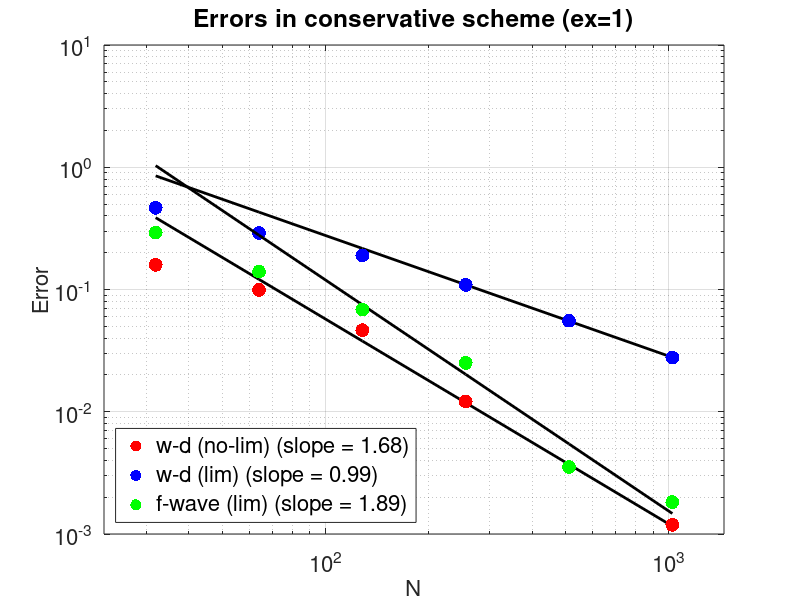

This chart was generated by the following MATLAB code:
function plot_error(ex,n)

close all;

if (nargin == 0)
    ex = 1;
    n = 1;
end

% Using wave-decomposition approach (no limiters)
qerr = cell(7,5);

% u(x) = cos(2*pi*x)
qerr{1,1} = [32   1.5912e-01   4.1814e-01   1.4841e+00
   64   9.9424e-02   3.7146e-01   1.7177e+00
  128   4.6475e-02   2.2194e-01   1.4135e+00
  256   1.2133e-02   6.9347e-02   6.5336e-01
  512   3.5412e-03   1.9011e-02   2.0626e-01
 1024   1.1881e-03   5.3847e-03   5.4493e-02];

qerr{1,2} = [32   4.6568e-01   1.4373e+00   6.9858e+00
  64   2.8923e-01   1.2635e+00   7.2547e+00
 128   1.8978e-01   1.0750e+00   9.8899e+00
 256   1.0903e-01   8.4040e-01   1.1862e+01
 512   5.5548e-02   6.0228e-01   1.2282e+01
1024   2.7773e-02   4.2619e-01   1.2328e+01]; 

qerr{1,3} = [32   2.9178e-01   1.1711e+00   6.0072e+00
   64   1.3997e-01   7.4514e-01   4.3342e+00
  128   6.8514e-02   4.0987e-01   3.9477e+00
  256   2.5097e-02   1.7597e-01   2.4684e+00
  512   3.5412e-03   1.9011e-02   2.0626e-01
 1024   1.8254e-03   1.1264e-02   2.3070e-01];


% u(x) = cos(2*pi*x) + 1

qerr{2,1} =[32   1.8009e-01   4.7518e-01   2.0792e+00
   64   6.3383e-02   2.4100e-01   1.4229e+00
  128   1.9258e-02   7.8394e-02   4.7784e-01
  256   5.1323e-03   2.1607e-02   1.5401e-01
  512   1.5520e-03   6.0791e-03   4.0763e-02
 1024   6.8544e-04   2.3465e-03   1.5291e-02];

qerr{2,2} = [32   1.8524e-01   4.7071e-01   1.7192e+00
   64   9.2308e-02   3.0194e-01   1.4694e+00
  128   3.1187e-02   1.2470e-01   9.0700e-01
  256   9.8048e-03   4.4727e-02   4.0692e-01
  512   2.8553e-03   1.4297e-02   1.6208e-01
 1024   9.5918e-04   4.4519e-03   6.1335e-02];

qerr{2,3} = [32   1.3407e-01   3.3212e-01   1.1358e+00
   64   7.4384e-02   2.4447e-01   1.2958e+00
  128   2.5883e-02   1.0377e-01   8.2012e-01
  256   8.1702e-03   4.0644e-02   3.7039e-01
  512   2.7002e-03   1.4005e-02   1.5318e-01
 1024   9.9136e-04   4.4793e-03   5.9818e-02
];

% u(x) = cos(2*pi*x) + 2
qerr{3,1} = [32   3.9439e-02   5.8435e-02   1.7026e-01   6.3268e-01   1.7393e+00
   64   9.8473e-03   1.5017e-02   4.5871e-02   6.2853e-01   1.6408e+00
  128   2.3975e-03   3.6084e-03   1.0442e-02   6.2706e-01   1.6050e+00
  256   6.1827e-04   9.2513e-04   2.6738e-03   6.2668e-01   1.5980e+00
  512   2.3071e-04   3.1341e-04   8.7267e-04   6.2659e-01   1.5965e+00
 1024   1.8877e-04   2.1254e-04   4.3359e-04   6.2657e-01   1.5961e+00];

qerr{3,2} = [32   3.6187e-02   4.8738e-02   1.2630e-01   6.4039e-01   1.6404e+00
   64   1.2200e-02   1.9247e-02   5.9150e-02   6.2930e-01   1.6287e+00
  128   3.9896e-03   7.2108e-03   2.6202e-02   6.2712e-01   1.6055e+00
  256   1.2112e-03   2.4075e-03   1.0975e-02   6.2669e-01   1.5968e+00
  512   4.4261e-04   7.9112e-04   4.4130e-03   6.2659e-01   1.5962e+00
 1024   2.4636e-04   3.1358e-04   1.6584e-03   6.2657e-01   1.5960e+00];

qerr{3,3} = [32   3.5321e-02   4.7696e-02   1.2340e-01   6.3852e-01   1.6421e+00
   64   1.1929e-02   1.9038e-02   5.8247e-02   6.2885e-01   1.6292e+00
  128   4.0060e-03   7.2646e-03   2.5964e-02   6.2706e-01   1.6059e+00
  256   1.2364e-03   2.4170e-03   1.0919e-02   6.2668e-01   1.5972e+00
  512   4.4207e-04   7.9437e-04   4.3987e-03   6.2659e-01   1.5964e+00
 1024   2.4627e-04   3.1426e-04   1.6546e-03   6.2657e-01   1.5961e+00];

% u(x) = 0.2*sin(2*pi*x).*sin(16*pi*x);

qerr{4,1} = [32   8.6657e-01   1.1572e+00   2.1867e+00  -3.5953e-01   2.3842e+00 
   64   6.4393e-01   1.3197e+00   3.8671e+00  -4.8052e-01   4.3651e+00
  128   4.5013e-01   1.3910e+00   6.5626e+00  -7.1903e-01   8.3629e+00
  256   2.3681e-01   1.1248e+00   8.7730e+00  -3.6552e-02   1.5067e+01
  512   9.8045e-02   5.1671e-01   6.1422e+00   1.7950e-02   2.4706e+01
 1024   4.8410e-02   3.6915e-01   4.2991e+00   1.7936e-02   3.5966e+01];

qerr{4,2} = [32   1.1205e+00   1.3962e+00   3.2763e+00  -1.0952e+00   3.5089e+00
   64   8.4698e-01   1.5558e+00   5.9012e+00  -9.2472e-01   6.4031e+00
  128   5.8595e-01   1.7014e+00   1.0521e+01  -9.2328e-01   1.2321e+01
  256   3.9611e-01   1.6696e+00   1.5567e+01  -9.2155e-01   2.1861e+01
  512   2.6775e-01   1.4609e+00   1.7709e+01  -9.2094e-01   3.6272e+01
 1024   1.6185e-01   1.2428e+00   1.6532e+01  -9.2064e-01   5.4570e+01];

qerr{4,3} = [32   1.0103e+00   1.2556e+00   3.0171e+00  -9.1147e-01   3.2497e+00
   64   6.1378e-01   1.4920e+00   6.0794e+00  -1.0220e-01   6.5686e+00
  128   3.9726e-01   1.6103e+00   1.0404e+01  -4.0730e-03   1.2204e+01
  256   2.5334e-01   1.5112e+00   1.5048e+01   1.5042e-02   2.1342e+01
  512   1.5760e-01   1.1407e+00   1.6018e+01   1.7336e-02   3.4581e+01
 1024   7.4513e-02   7.2387e-01   1.1242e+01   1.7796e-02   4.9281e+01];


% u(x) = 0.1*sin(2*pi*x).*sin(16*pi*x);
qerr{5,1} = [64   2.3588e-01   5.0014e-01   1.7770e+00   7.1382e-02   3.5692e+00
  128   9.0054e-02   2.1206e-01   9.7620e-01   8.3378e-02   5.8794e+00
  256   4.8950e-02   1.6750e-01   9.2215e-01   8.1476e-02   8.4231e+00
  512   2.0538e-02   9.1359e-02   7.7049e-01   8.1118e-02   1.0489e+01
 1024   5.8732e-03   2.9355e-02   3.8313e-01   8.1031e-02   1.1668e+01
];

qerr{5,2} = [64   5.2366e-01   8.7828e-01   3.4521e+00  -7.2596e-01   5.2373e+00  
  128   3.3777e-01   7.4497e-01   3.7213e+00  -7.2211e-01   8.6023e+00
  256   1.9971e-01   6.1797e-01   3.7083e+00  -7.2033e-01   1.2613e+01
  512   1.1608e-01   4.9040e-01   4.9519e+00  -7.1910e-01   1.6200e+01
 1024   6.2785e-02   3.7297e-01   6.1081e+00  -7.1841e-01   1.8147e+01];

qerr{5,3} = [64   3.2642e-01   7.4866e-01   3.3553e+00  -1.9770e-02   5.1405e+00 
  128   1.7286e-01   5.4437e-01   3.3010e+00   6.6695e-02   8.1820e+00
  256   7.5510e-02   3.2238e-01   2.3586e+00   7.8817e-02   1.1263e+01
  512   3.1304e-02   1.5908e-01   2.0880e+00   8.0585e-02   1.3336e+01
 1024   1.0970e-02   6.5940e-02   1.4112e+00   8.0912e-02   1.3450e+01];

% u(x) = tanh((x-0.5)/0.01)
qerr{6,1} = [   32   4.2532e-02   8.6819e-02   2.7792e-01  -8.0918e-02   1.0000e+00
   64   2.0874e-02   4.9269e-02   2.0834e-01  -6.9339e-02   1.0000e+00
  128   9.1846e-03   2.5071e-02   1.2553e-01  -3.1492e-02   1.0000e+00
  256   3.2721e-03   1.0524e-02   6.3070e-02   6.8406e-12   1.0000e+00
  512   9.7418e-04   3.3978e-03   2.3224e-02   1.2951e-11   1.0000e+00
 1024   2.5266e-04   8.8805e-04   6.3623e-03   1.3697e-11   1.0000e+00];

qerr{6,2} = [   32   5.0311e-02   7.9050e-02   2.2869e-01  -5.3621e-02   1.0000e+00
   64   4.3591e-02   5.8997e-02   1.2740e-01  -1.0149e-01   1.0000e+00   
  128   3.4280e-02   4.8244e-02   1.6131e-01  -1.6131e-01   1.0000e+00
  256   2.2748e-02   3.5535e-02   2.2155e-01  -2.2155e-01   1.0000e+00
  512   1.2870e-02   2.3639e-02   2.5233e-01  -2.5233e-01   1.0000e+00
 1024   6.7241e-03   1.5470e-02   2.6646e-01  -2.6646e-01   1.0000e+00];

qerr{6,3} = [   32   3.5075e-02   7.8916e-02   2.7532e-01  -2.3724e-02   1.0000e+00
   64   1.8340e-02   4.6161e-02   2.1077e-01  -2.9930e-02   1.0000e+00 
  128   1.0801e-02   2.6815e-02   1.3006e-01  -2.8200e-02   1.0000e+00
  256   5.3615e-03   1.2992e-02   5.9389e-02  -1.7319e-02   1.0000e+00
  512   2.4159e-03   5.8764e-03   2.4968e-02  -8.6086e-03   1.0000e+00
 1024   1.1125e-03   2.7621e-03   1.1408e-02  -4.1557e-03   1.0000e+00];

qerr{6,4} = [   32   6.8161e-02   1.5296e-01   6.0469e-01  -2.7187e-01   1.0000e+00
   64   3.3949e-02   8.5119e-02   3.7456e-01  -2.2742e-01   1.0000e+00
  128   1.6201e-02   4.1051e-02   1.7764e-01  -1.3872e-01   1.0000e+00
  256   7.1963e-03   1.7376e-02   7.8282e-02  -3.7960e-02   1.0000e+00
  512   2.9574e-03   7.1511e-03   2.7692e-02  -1.3439e-02   1.0000e+00
 1024   1.2571e-03   3.1260e-03   1.2836e-02  -6.1793e-03   1.0000e+00];

% u(x) = -tanh((x-0.5)/0.1)
qerr{7,1} = [   32   6.8220e-02   2.0568e-01   7.8131e-01   1.0005e+00   6.4950e+00
   64   2.6516e-02   1.0842e-01   5.7044e-01   1.0005e+00   8.6233e+00
  128   1.9785e-02   1.0044e-01   6.1693e-01   1.0005e+00   1.0389e+01
  256   6.1397e-03   3.8040e-02   3.7708e-01   1.0005e+00   1.1476e+01
  512   1.8022e-03   1.0875e-02   1.3820e-01   1.0005e+00   1.1959e+01
 1024   6.3045e-04   3.0375e-03   3.9603e-02   1.0005e+00   1.2121e+01];

qerr{7,2} = [   32   6.7161e-02   2.5823e-01   1.0322e+00   1.0005e+00   6.7459e+00
   64   2.4742e-02   1.0449e-01   5.5100e-01   1.0005e+00   9.3944e+00
  128   2.5639e-02   1.3199e-01   8.3336e-01   1.0005e+00   1.1840e+01
  256   2.3454e-02   1.5924e-01   1.5093e+00   1.0005e+00   1.3362e+01
  512   1.4004e-02   1.2688e-01   1.8041e+00   1.0005e+00   1.3901e+01
 1024   7.1874e-03   8.9704e-02   1.8482e+00   1.0005e+00   1.4009e+01];

qerr{7,3} = [  32   9.9205e-02   4.6539e-01   2.5771e+00   1.0005e+00   8.2908e+00
   64   9.8526e-02   5.3836e-01   3.4631e+00   1.0005e+00   1.2307e+01
  128   7.7608e-02   5.7235e-01   4.9926e+00   1.0005e+00   1.5999e+01
  256   4.8333e-02   4.9673e-01   6.2018e+00   1.0005e+00   1.8055e+01
  512   2.5346e-02   3.7269e-01   6.5073e+00   1.0005e+00   1.8605e+01
 1024   1.2941e-02   2.6967e-01   6.5378e+00   1.0005e+00   1.8699e+01];

qerr{7,4}=  [   32   2.8884e-01   1.0306e+00   4.7102e+00   1.0005e+00   1.0424e+01
   64   1.8489e-01   9.0046e-01   5.3152e+00   1.0005e+00   1.3493e+01
  128   1.0683e-01   7.2497e-01   6.3813e+00   1.0005e+00   1.5941e+01
  256   5.7972e-02   5.4146e-01   6.4848e+00   1.0005e+00   1.7431e+01
  512   3.0433e-02   3.9261e-01   6.3833e+00   1.0005e+00   1.8114e+01
 1024   1.5666e-02   2.8063e-01   6.3320e+00   1.0005e+00   1.8366e+01];

qerr{7,5} = [   32   6.7866e-02   2.5970e-01   1.0378e+00   1.0005e+00   6.7515e+00
   64   2.6681e-02   1.1165e-01   5.8203e-01   1.0005e+00   9.4255e+00
  128   2.8971e-02   1.5029e-01   9.3995e-01   1.0005e+00   1.1946e+01
  256   2.7240e-02   1.8722e-01   1.7514e+00   1.0005e+00   1.3604e+01
  512   1.6960e-02   1.5618e-01   2.1821e+00   1.0005e+00   1.4279e+01
 1024   8.9592e-03   1.1390e-01   2.3010e+00   1.0005e+00   1.4462e+01];



e1 = 1;
e2 = 3;
switch ex
    case 1
        % u(x) = cos(2*pi*x)
        nvec = 32*2.^[0:5]';
        idx = 4:6;
    case 2
        % u(x) = cos(2*pi*x) + 1
        nvec = 32*2.^[0:5]';
        idx = 4:6;
    case 3
        % u(x) = cos(2*pi*x) + 2
        nvec = 32*2.^[0:5]';
        idx = 2:4;
    case 4
        % u(x) = 0.2*sin(2*pi*x).*sin(16*pi*x);
        nvec = 32*2.^[1:5]';
        idx = 1:4;
    case 5
        % u(x) = 0.1*sin(2*pi*x).*sin(16*pi*x);
        nvec = 32*2.^[1:5]';
        idx = 3:5;
    case 6
        % u(x) = tanh((x-0.5)/0.01)
        nvec = 32*2.^[0:5]';
        idx = 4:6;
        e1 = 1;
        e2 = 4;
    case 7
        % u(x) = tanh((x-0.5)/0.01)
        nvec = 32*2.^[0:5]';
        idx = 4:6;
        e1 = 1;
        e2 = 5;
end
    
l = {'w-d (no-lim)','w-d (lim)','f-wave (lim)','ustar (no-lim)','ustar (lim)'};

s = {'r.','b.','g.','k.','c.','y.'};    
ph = [];
leg_str = {};
for i = e1:e2,
    qe = qerr{ex,i};
    c = polyfit(log(nvec(idx)),log(qe(idx,n+1)),1);
    loglog(nvec,exp(polyval(c,log(nvec))),'k','linewidth',2);
    hold on;
    ph(i) = loglog(nvec,qe(:,n+1),s{i},'markersize',30);
    leg_str{i} = sprintf('%s (slope = %.2f)',l{i},-c(1));
    hold on;
end

p1 = log(nvec(1))/log(2);
p2 = log(nvec(end))/log(2);

set(gca,'xlim',[2^(p1-0.5),2^(p2+0.5)]);
grid on;

tstr = sprintf('Errors in conservative scheme (ex=%d)',ex);
title(tstr,'fontsize',18);
set(gca,'fontsize',16);
xlabel('N','fontsize',16);
ylabel('Error','fontsize',16);

lh = legend(ph,leg_str,'location',...
    'southwest');
set(lh,'fontsize',16);



shg

end
    

